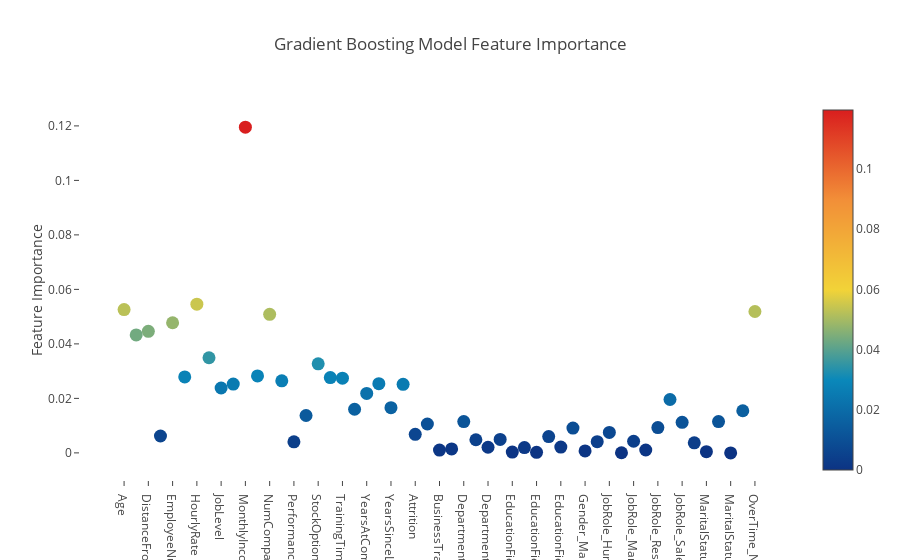

The code cell stored with this chart in its notebook:
### Code cell
# Import statements required for Plotly 
import plotly.offline as py
py.init_notebook_mode(connected=True)
import plotly.graph_objs as go
import plotly.tools as tls



# Scatter plot 
trace = go.Scatter(
    y = gb.feature_importances_,
    x = hr_data_final.columns.values,
    mode='markers',
    marker=dict(
        sizemode = 'diameter',
        sizeref = 1,
        size = 13,
        #size= rf.feature_importances_,
        #color = np.random.randn(500), #set color equal to a variable
        color = gb.feature_importances_,
        colorscale='Portland',
        showscale=True
    ),
    text = hr_data_final.columns.values
)
data = [trace]

layout= go.Layout(
    autosize= True,
    title= 'Gradient Boosting Model Feature Importance',
    hovermode= 'closest',
     xaxis= dict(
         ticklen= 5,
         showgrid=False,
        zeroline=False,
        showline=False
     ),
    yaxis=dict(
        title= 'Feature Importance',
        showgrid=False,
        zeroline=False,
        ticklen= 5,
        gridwidth= 2
    ),
    showlegend= False
)
fig = go.Figure(data=data, layout=layout)
py.iplot(fig,filename='scatter')
#change to plot to print as an html page

### Figure 1 — Plotly figure (JSON) as saved in the notebook; plotly's stock layout.template omitted (floating-point values rounded to 4 significant figures)
{"data": [{"uid": "8ee515e2-8e23-4310-9f58-cb963e06ad7a", "text": ["Age", "DailyRate", "DistanceFromHome", "Education", "EmployeeNumber", "EnvironmentSatisfaction", "HourlyRate", "JobInvolvement", "JobLevel", "JobSatisfaction", "MonthlyIncome", "MonthlyRate", "NumCompaniesWorked", "PercentSalaryHike", "PerformanceRating", "RelationshipSatisfaction", "StockOptionLevel", "TotalWorkingYears", "TrainingTimesLastYear", "WorkLifeBalance", "YearsAtCompany", "YearsInCurrentRole", "YearsSinceLastPromotion", "YearsWithCurrManager", "Attrition", "BusinessTravel_Non-Travel", "BusinessTravel_Travel_Frequently", "BusinessTravel_Travel_Rarely", "Department_Human Resources", "Department_Research & Development", "Department_Sales", "EducationField_Human Resources", "EducationField_Life Sciences", "EducationField_Marketing", "EducationField_Medical", "EducationField_Other", "EducationField_Technical Degree", "Gender_Female", "Gender_Male", "JobRole_Healthcare Representative", "JobRole_Human Resources", "JobRole_Laboratory Technician", "JobRole_Manager", "JobRole_Manufacturing Director", "JobRole_Research Director", "JobRole_Research Scientist", "JobRole_Sales Executive", "JobRole_Sales Representative", "MaritalStatus_Divorced", "MaritalStatus_Married", "MaritalStatus_Single", "Over18_Y", "OverTime_No", "OverTime_Yes"], "y": [0.0526, 0.04328, 0.04461, 0.006185, 0.04776, 0.02788, 0.05458, 0.0349, 0.02381, 0.02526, 0.1196, 0.02824, 0.05086, 0.02645, 0.004071, 0.01373, 0.03267, 0.02764, 0.02743, 0.016, 0.0218, 0.02539, 0.01659, 0.02516, 0.006814, 0.0106, 0.001029, 0.001443, 0.01148, 0.004825, 0.002072, 0.004946, 0.0002862, 0.001947, 0.0002062, 0.005972, 0.002121, 0.009109, 0.0006988, 0.004093, 0.00749, 4.601e-05, 0.00427, 0.001057, 0.009268, 0.01958, 0.0112, 0.003705, 0.0004467, 0.01148, 0, 0.01546, 0.05189], "mode": "markers", "marker": {"sizeref": 1, "colorscale": "Portland", "color": [0.0526, 0.04328, 0.04461, 0.006185, 0.04776, 0.02788, 0.05458, 0.0349, 0.02381, 0.02526, 0.1196, 0.02824, 0.05086, 0.02645, 0.004071, 0.01373, 0.03267, 0.02764, 0.02743, 0.016, 0.0218, 0.02539, 0.01659, 0.02516, 0.006814, 0.0106, 0.001029, 0.001443, 0.01148, 0.004825, 0.002072, 0.004946, 0.0002862, 0.001947, 0.0002062, 0.005972, 0.002121, 0.009109, 0.0006988, 0.004093, 0.00749, 4.601e-05, 0.00427, 0.001057, 0.009268, 0.01958, 0.0112, 0.003705, 0.0004467, 0.01148, 0, 0.01546, 0.05189], "sizemode": "diameter", "showscale": true, "size": 13}, "x": ["Age", "DailyRate", "DistanceFromHome", "Education", "EmployeeNumber", "EnvironmentSatisfaction", "HourlyRate", "JobInvolvement", "JobLevel", "JobSatisfaction", "MonthlyIncome", "MonthlyRate", "NumCompaniesWorked", "PercentSalaryHike", "PerformanceRating", "RelationshipSatisfaction", "StockOptionLevel", "TotalWorkingYears", "TrainingTimesLastYear", "WorkLifeBalance", "YearsAtCompany", "YearsInCurrentRole", "YearsSinceLastPromotion", "YearsWithCurrManager", "Attrition", "BusinessTravel_Non-Travel", "BusinessTravel_Travel_Frequently", "BusinessTravel_Travel_Rarely", "Department_Human Resources", "Department_Research & Development", "Department_Sales", "EducationField_Human Resources", "EducationField_Life Sciences", "EducationField_Marketing", "EducationField_Medical", "EducationField_Other", "EducationField_Technical Degree", "Gender_Female", "Gender_Male", "JobRole_Healthcare Representative", "JobRole_Human Resources", "JobRole_Laboratory Technician", "JobRole_Manager", "JobRole_Manufacturing Director", "JobRole_Research Director", "JobRole_Research Scientist", "JobRole_Sales Executive", "JobRole_Sales Representative", "MaritalStatus_Divorced", "MaritalStatus_Married", "MaritalStatus_Single", "Over18_Y", "OverTime_No", "OverTime_Yes"], "type": "scatter"}], "layout": {"autosize": true, "title": {"text": "Gradient Boosting Model Feature Importance"}, "yaxis": {"zeroline": false, "title": {"text": "Feature Importance"}, "ticklen": 5, "gridwidth": 2, "showgrid": false}, "showlegend": false, "xaxis": {"zeroline": false, "showline": false, "ticklen": 5, "showgrid": false}, "hovermode": "closest"}}
